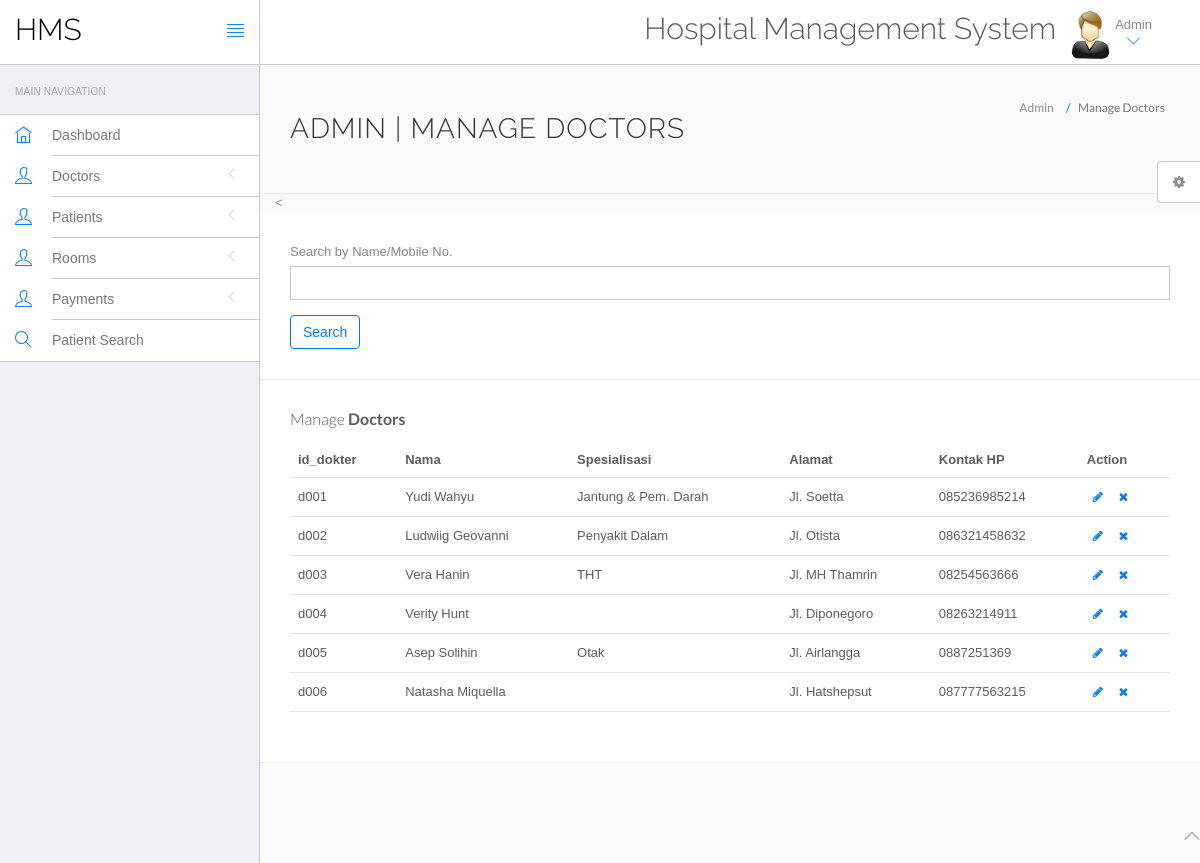
The app's page /hms/admin/manage-doctors.php with its own data.
### tables this page shows
CREATE TABLE `dokter` (
  `id_dokter` varchar(10) NOT NULL,
  `nama` varchar(50) NOT NULL,
  `spesialisasi` varchar(30) DEFAULT NULL,
  `alamat` varchar(50) NOT NULL,
  `kontak_hp` varchar(15) NOT NULL
);

### hms/admin/manage-doctors.php (the view, shortened to what this page needs)
<?php
include('include/config.php');
?>
<!DOCTYPE html>
<html lang="en">
	<head>
		<link rel="stylesheet" href="vendor/bootstrap/css/bootstrap.min.css">
		<link rel="stylesheet" href="vendor/fontawesome/css/font-awesome.min.css">
		<link rel="stylesheet" href="vendor/themify-icons/themify-icons.min.css">
		<link href="vendor/animate.css/animate.min.css" rel="stylesheet" media="screen">
		<link href="vendor/perfect-scrollbar/perfect-scrollbar.min.css" rel="stylesheet" media="screen">
		<link href="vendor/switchery/switchery.min.css" rel="stylesheet" media="screen">
		<link href="vendor/bootstrap-touchspin/jquery.bootstrap-touchspin.min.css" rel="stylesheet" media="screen">
		<link href="vendor/select2/select2.min.css" rel="stylesheet" media="screen">
		<link href="vendor/bootstrap-datepicker/bootstrap-datepicker3.standalone.min.css" rel="stylesheet" media="screen">
		<link href="vendor/bootstrap-timepicker/bootstrap-timepicker.min.css" rel="stylesheet" media="screen">
		<link rel="stylesheet" href="assets/css/styles.css">
		<link rel="stylesheet" href="assets/css/plugins.css">
		<link rel="stylesheet" href="assets/css/themes/theme-1.css" id="skin_color" />
	</head>
	<body>
		<div id="app">
<?php include('include/sidebar.php');?>
			<div class="app-content">
						<?php include('include/header.php');?>
				<div class="main-content" >
					<div class="wrap-content container" id="container">
						<section id="page-title">
							<div class="row">
								<div class="col-sm-8">
									<h1 class="mainTitle">Admin | Manage Doctors</h1>
																	</div>
								<ol class="breadcrumb">
									<li>
										<span>Admin</span>
									</li>
									<li class="active">
										<span>Manage Doctors</span>
									</li>
								</ol>
							</div>
						</section>
						<<div class="container-fluid container-fullw bg-white">
<div class="row">
<div class="col-md-12">
	<form role="form" method="post" name="search">
<div class="form-group">
<label for="doctorname">
Search by Name/Mobile No.
</label>
<input type="text" name="searchdata" id="searchdata" class="form-control" value="" required='true'>
</div>
<button type="submit" name="search" id="submit" class="btn btn-o btn-primary">
Search
</button>
</form>
</div>
</div>
</div>
						<div class="container-fluid container-fullw bg-white">
									<div class="row">
								<div class="col-md-12">
									<h5 class="over-title margin-bottom-15">Manage <span class="text-bold">Doctors</span></h5>
									<table class="table table-hover" id="sample-table-1">
										<thead>
											<tr>
												<th>id_dokter</th>
												<th>Nama</th>
												<th>Spesialisasi</th>
												<th>Alamat</th>
												<th>Kontak HP</th>
												<th>Action</th>
											</tr>
										</thead>
										<tbody>
<?php
$sql=mysqli_query($con,"select * from dokter");
while($row=mysqli_fetch_array($sql))
{
?>
											<tr>
												<td class="hidden-xs"><?php echo $row['id_dokter'];?></td>
												<td><?php echo $row['nama'];?></td>
												<td><?php echo $row['spesialisasi'];?>
												<td><?php echo $row['alamat'];?>
												<td><?php echo $row['kontak_hp'];?>
												</td>
												<td >
												<div class="visible-md visible-lg hidden-sm hidden-xs">
							<a href="edit-doctor.php?id=<?php echo $row['id_dokter'];?>" class="btn btn-transparent btn-xs" tooltip-placement="top" tooltip="Edit"><i class="fa fa-pencil"></i></a>
	<a href="manage-doctors.php?id=<?php echo $row['id_dokter']?>&del=delete" onClick="return confirm('Are you sure you want to delete?')"class="btn btn-transparent btn-xs tooltips" tooltip-placement="top" tooltip="Remove"><i class="fa fa-times fa fa-white"></i></a>
												</div>
												</td>
											</tr>
											<?php
											 }?>
										</tbody>
									</table>
								</div>
							</div>
								</div>
							</div>
						</div>
					</div>
				</div>
	<?php include('include/footer.php');?>
	<?php include('include/setting.php');?>
	</body>
</html>

### hms/admin/include/sidebar.php (shortened to what this page needs)
<div class="sidebar app-aside" id="sidebar">
				<div class="sidebar-container perfect-scrollbar">
<nav>
						<div class="navbar-title">
							<span>Main Navigation</span>
						</div>
						<ul class="main-navigation-menu">
							<li>
								<a href="dashboard.php">
									<div class="item-content">
										<div class="item-media">
											<i class="ti-home"></i>
										</div>
										<div class="item-inner">
											<span class="title"> Dashboard </span>
										</div>
									</div>
								</a>
							</li>
							<li>
								<a href="javascript:void(0)">
									<div class="item-content">
										<div class="item-media">
											<i class="ti-user"></i>
										</div>
										<div class="item-inner">
											<span class="title"> Doctors </span><i class="icon-arrow"></i>
										</div>
									</div>
								</a>
								</li>
								<li>
								<a href="javascript:void(0)">
									<div class="item-content">
										<div class="item-media">
											<i class="ti-user"></i>
										</div>
										<div class="item-inner">
											<span class="title"> Patients </span><i class="icon-arrow"></i>
										</div>
									</div>
								</a>
								</li>
								<li>
								<a href="javascript:void(0)">
									<div class="item-content">
										<div class="item-media">
											<i class="ti-user"></i>
										</div>
										<div class="item-inner">
											<span class="title"> Rooms </span><i class="icon-arrow"></i>
										</div>
									</div>
								</a>
								</li>
								<li>
								<a href="javascript:void(0)">
									<div class="item-content">
										<div class="item-media">
											<i class="ti-user"></i>
										</div>
										<div class="item-inner">
											<span class="title"> Payments </span><i class="icon-arrow"></i>
										</div>
									</div>
								</a>
								</li>
								<li>
								<a href="patient-search.php">
									<div class="item-content">
										<div class="item-media">
											<i class="ti-search"></i>
										</div>
										<div class="item-inner">
											<span class="title"> Patient Search </span>
										</div>
									</div>
								</a>
							</li>
						</ul>
					</nav>
					</div>
			</div>

### hms/admin/include/header.php (shortened to what this page needs)
<header class="navbar navbar-default navbar-static-top">
					<div class="navbar-header">
						<a class="navbar-brand" href="#">
							<h2 style="padding-top:20%; color:#000 ">HMS</h2>
						</a>
						<a href="#" class="sidebar-toggler pull-right visible-md visible-lg" data-toggle-class="app-sidebar-closed" data-toggle-target="#app">
							<i class="ti-align-justify"></i>
						</a>
					</div>
					<div class="navbar-collapse collapse">
						<ul class="nav navbar-right">
								<li  style="padding-top:2% ">
								<h2>Hospital Management System</h2>
							</li>
							<li class="dropdown current-user">
								<a href class="dropdown-toggle" data-toggle="dropdown">
									<img src="assets/images/images.jpg" > <span class="username">
			Admin
									<i class="ti-angle-down"></i></i></span>
								</a>
							</li>
						</ul>
					</div>
				</header>

### hms/admin/include/footer.php
<footer>
				<div class="footer-inner">
					<div class="pull-left">
					<span class="text-bold text-uppercase"> Hospital Management System</span>
					</div>
					<div class="pull-right">
						<span class="go-top"><i class="ti-angle-up"></i></span>
					</div>
				</div>
			</footer>

### hms/admin/include/setting.php (shortened to what this page needs)
<div class="settings panel panel-default hidden-xs hidden-sm" id="settings">
				<button ct-toggle="toggle" data-toggle-class="active" data-toggle-target="#settings" class="btn btn-default">
					<i class="fa fa-spin fa-gear"></i>
				</button>
			</div>

### hms/admin/assets/css/plugins.css (style rules this page uses)
.perfect-scrollbar { overflow-y: hidden !important; }

### hms/admin/assets/css/themes/theme-1.css (style rules this page uses)
body { background: #FAFAFA; }
header .navbar-header { background: #ffffff !important; border-right-color: #c8c7cc !important; border-bottom-color: #c8c7cc !important; }
header .navbar-header .sidebar-toggler, header .navbar-header .sidebar-mobile-toggler { color: #007aff !important; }
header .navbar-header .navbar-brand { color: #777 !important; }
header .navbar-collapse { background: #ffffff !important; border-bottom-color: #c8c7cc !important; box-shadow: none !important; }
header .navbar-collapse .navbar-right > li > a { color: #777; }
header .navbar-collapse .navbar-right > li > a i { color: #007aff !important; }
#sidebar { background: #EFEFF4 !important; }
#sidebar:before { border-right-width: "1px" !important; border-right-style: solid; border-right-color: #c8c7cc !important; }
#sidebar nav { border-right-width: "1px" !important; border-right-style: solid; border-right-color: #c8c7cc !important; }
#sidebar nav .navbar-title { color: #aaaaaa; }
#sidebar nav > ul { background: #ffffff !important; border-bottom-color: #c8c7cc !important; border-top-color: #c8c7cc !important; }
#sidebar nav > ul > li > a .item-media > i { color: #007aff !important; }
#sidebar nav > ul > li > a .item-inner { color: #777 !important; border-bottom-color: #c8c7cc; }

### records on screen
dokter: id_dokter "d001", nama "Yudi Wahyu", spesialisasi "Jantung & Pem. Darah", alamat "Jl. Soetta", kontak_hp "085236985214"
dokter: id_dokter "d002", nama "Ludwiig Geovanni", spesialisasi "Penyakit Dalam", alamat "Jl. Otista", kontak_hp "086321458632"
dokter: id_dokter "d003", nama "Vera Hanin", spesialisasi "THT", alamat "Jl. MH Thamrin", kontak_hp "08254563666"
dokter: id_dokter "d004", nama "Verity Hunt", alamat "Jl. Diponegoro", kontak_hp "08263214911"
dokter: id_dokter "d005", nama "Asep Solihin", spesialisasi "Otak", alamat "Jl. Airlangga", kontak_hp "0887251369"
dokter: id_dokter "d006", nama "Natasha Miquella", alamat "Jl. Hatshepsut", kontak_hp "087777563215"
